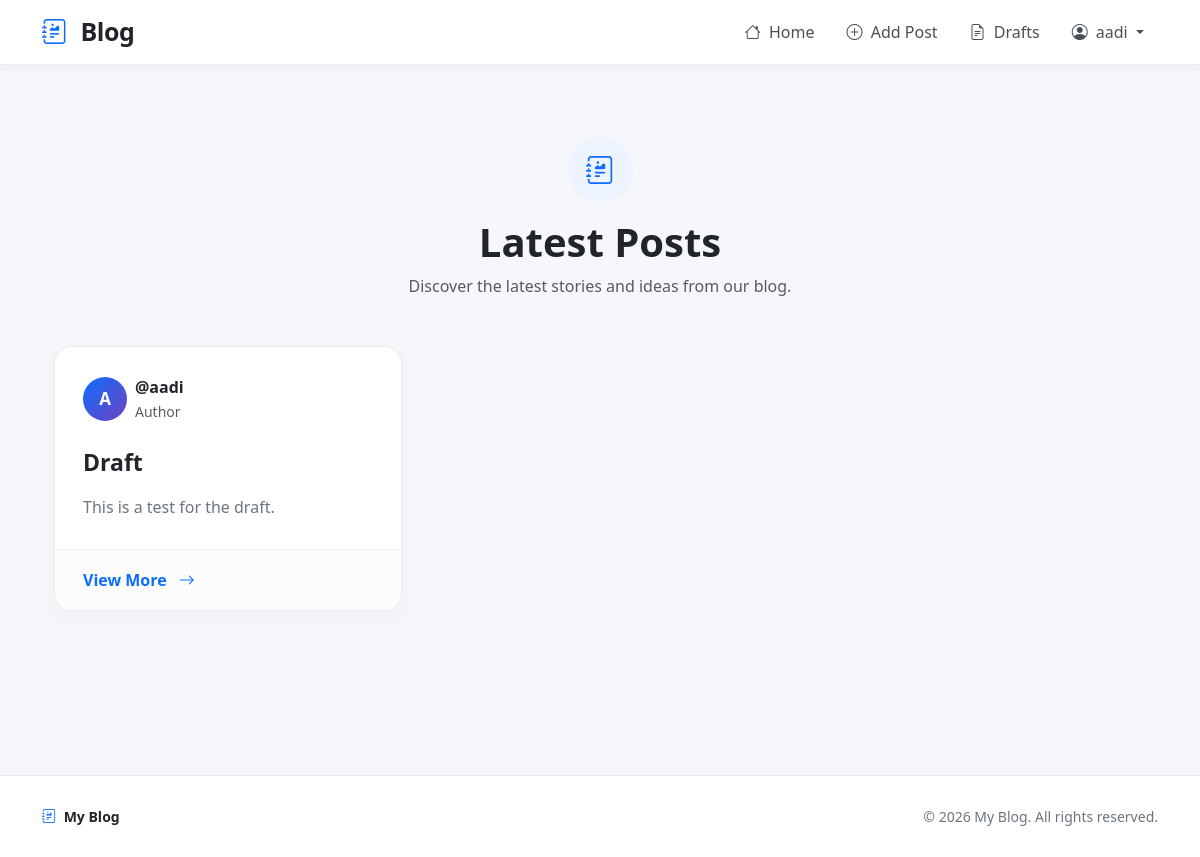
The page /draft-list/ (signed in) on the database as committed earlier.
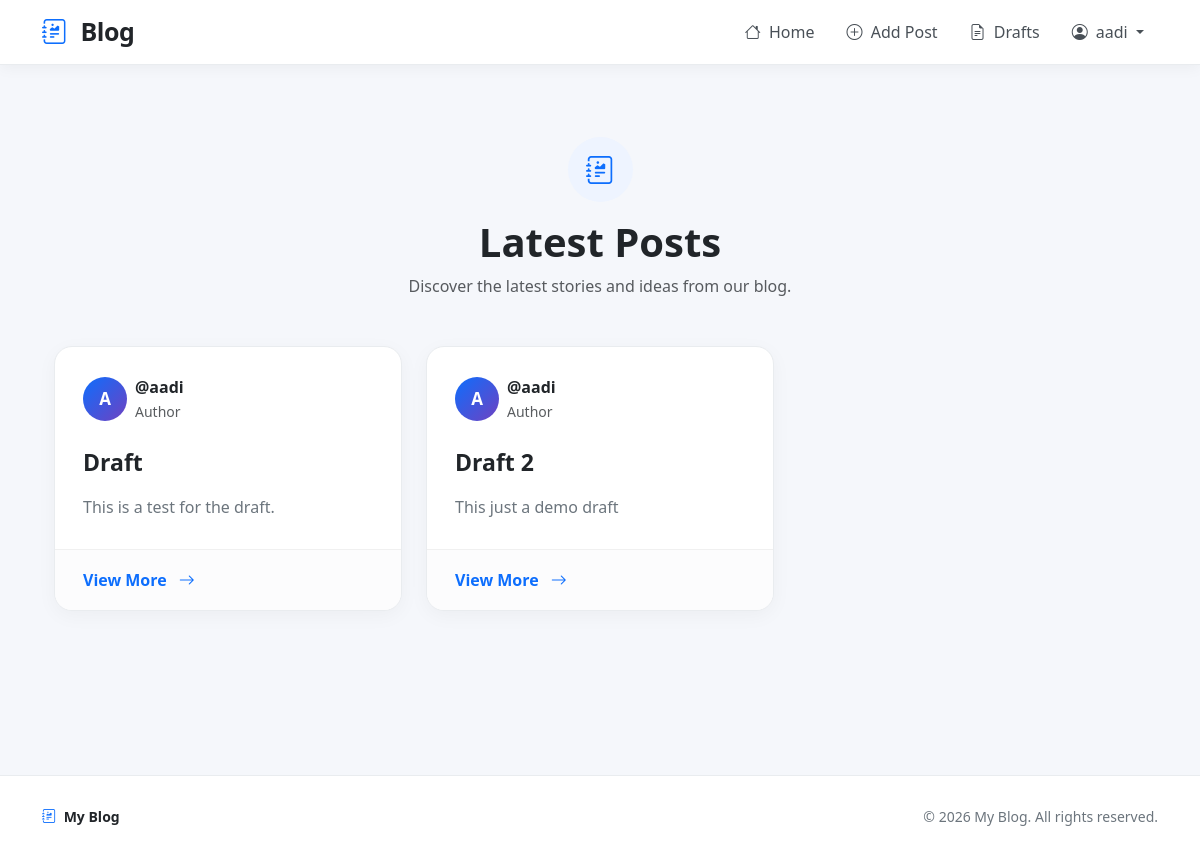
The same page on the database as committed later.
### blog_app/models.py (models this page shows, shortened)
class Post(models.Model):
    title = models.CharField(max_length=256)
    content = models.TextField()
    author = models.ForeignKey("auth.User", on_delete=models.CASCADE)
    created_at = models.DateTimeField(auto_now_add=True)
    updated_at = models.DateTimeField(auto_now=True)
    published_at = models.DateTimeField(null=True, blank=True)

### blog_app/views.py (the view)
# urls.py: path("draft-list/", views.draft_list, name="draft-list"),
@login_required
def draft_list(request):
    posts = Post.objects.filter(published_at__isnull=True)
    return render(
        request,
        "draft_list.html",
        {"posts": posts},
    )

### templates/draft_list.html (shortened to what this page needs)
{% extends "base.html" %}
{% block content %}
<div class="container py-5">
    <div class="text-center mb-5">
        <div class="home-icon mb-3">
            <i class="bi bi-journal-richtext"></i>
        </div>
        <h1 class="fw-bold mb-2">
            Latest Posts
        </h1>
        <p class="text-muted">
            Discover the latest stories and ideas from our blog.
        </p>
    </div>
    <div class="row g-4">
        {% for post in posts %}
        <div class="col-12 col-md-6 col-lg-4">
            <article class="post-card h-100">
                <div class="post-card-body">
                    <div class="d-flex align-items-center mb-4">
                        <div class="author-avatar">
                            {{ post.author.username|first|upper }}
                        </div>
                        <div class="ms-2">
                            <div class="fw-semibold">
                                @{{ post.author.username }}
                            </div>
                            <small class="text-muted">
                                Author
                            </small>
                        </div>
                    </div>
                    <h2 class="post-title">
                        <a href="{% url 'post-detail' post.pk %}">
                            {{ post.title }}
                        </a>
                    </h2>
                    <p class="post-excerpt">
                        {{ post.content|truncatewords:30 }}
                    </p>
                </div>
                <div class="post-card-footer">
                    <a href="{% url 'post-detail' post.pk %}" class="read-more">
                        View More
                        <i class="bi bi-arrow-right ms-2"></i>
                    </a>
                </div>
            </article>
        </div>
        {% endfor %}
    </div>
</div>
{% endblock content %}

Rows that differ between the two databases and show on the page:
added Post: author.username|first "A", author.username "aadi", title "Draft 2", content "This just a demo draft"
